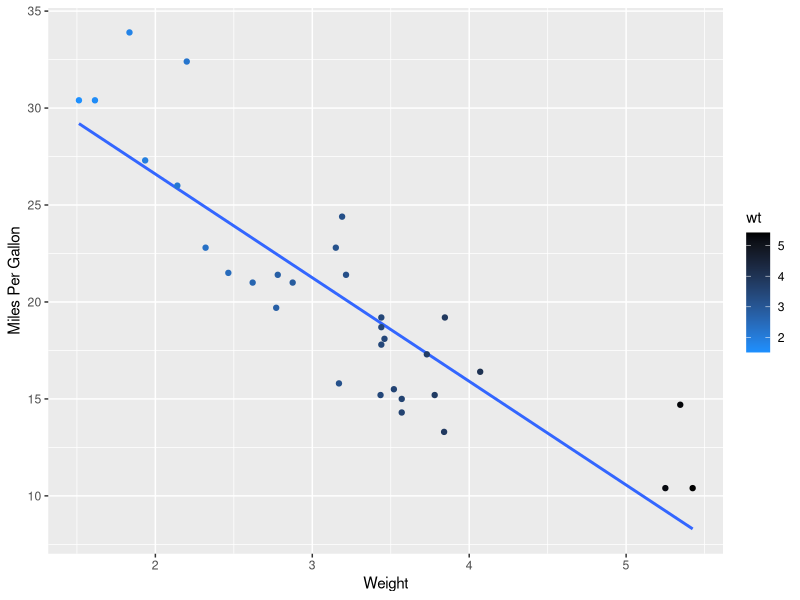
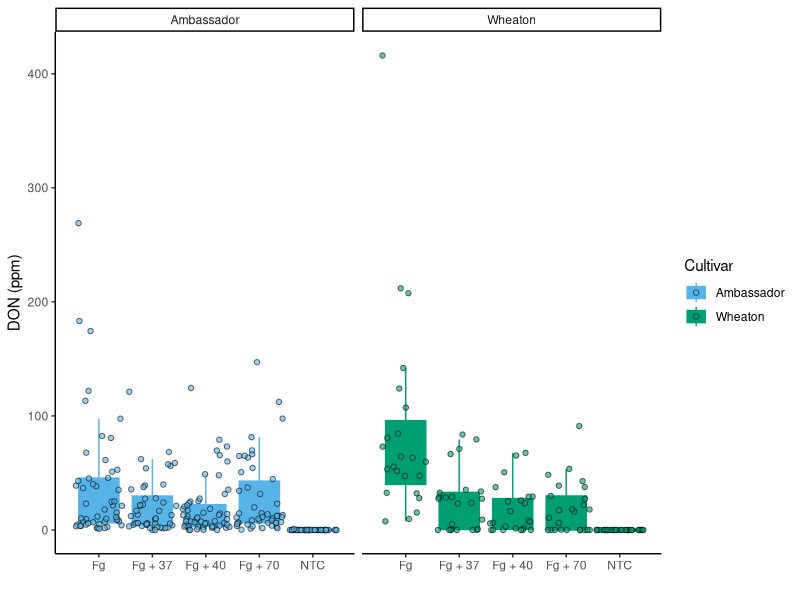
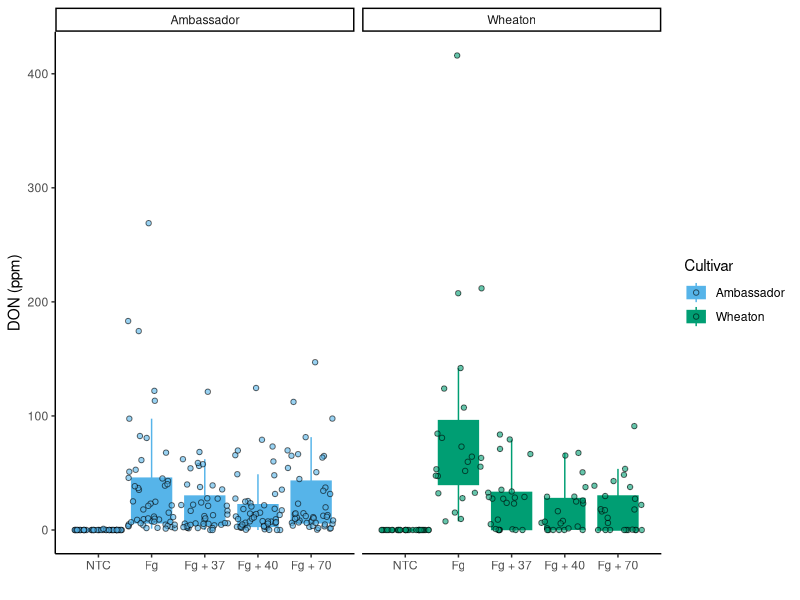
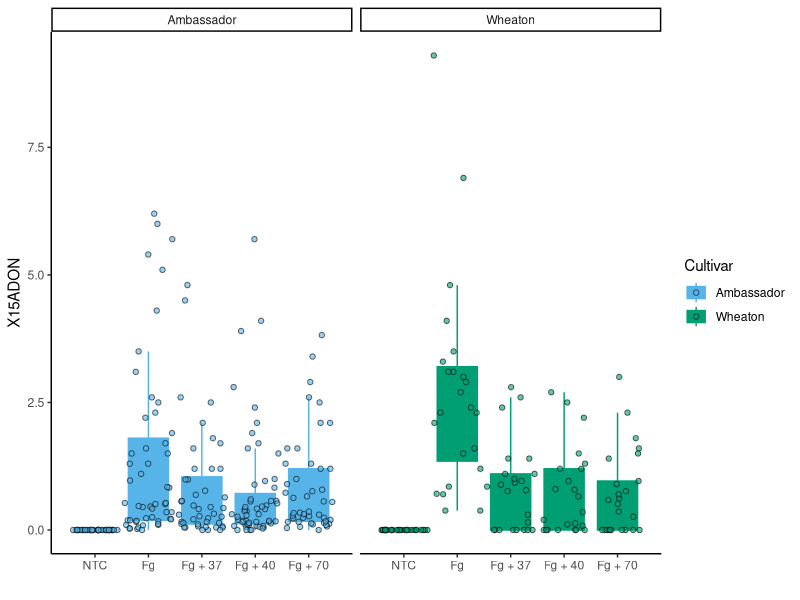
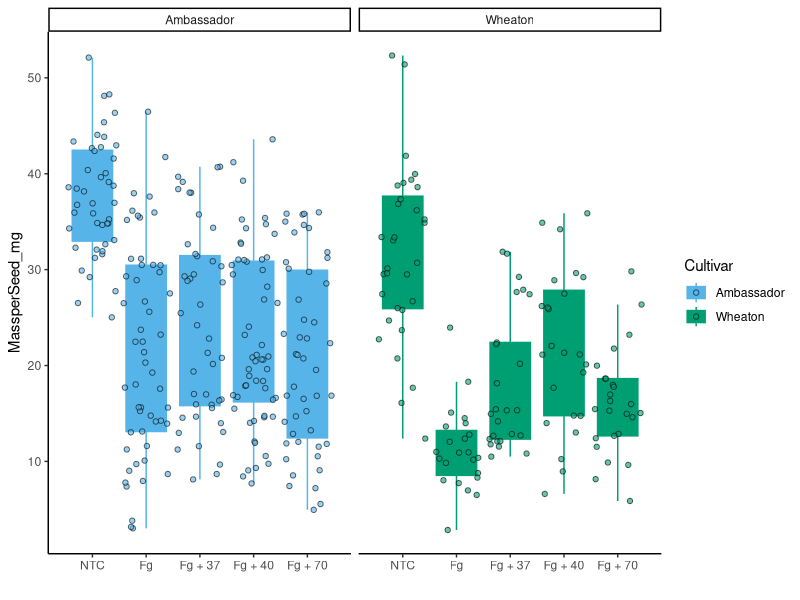
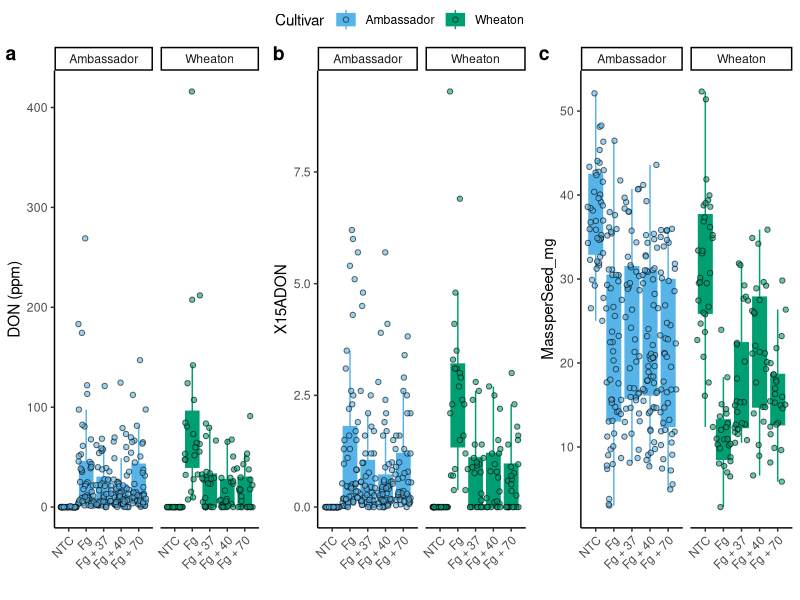
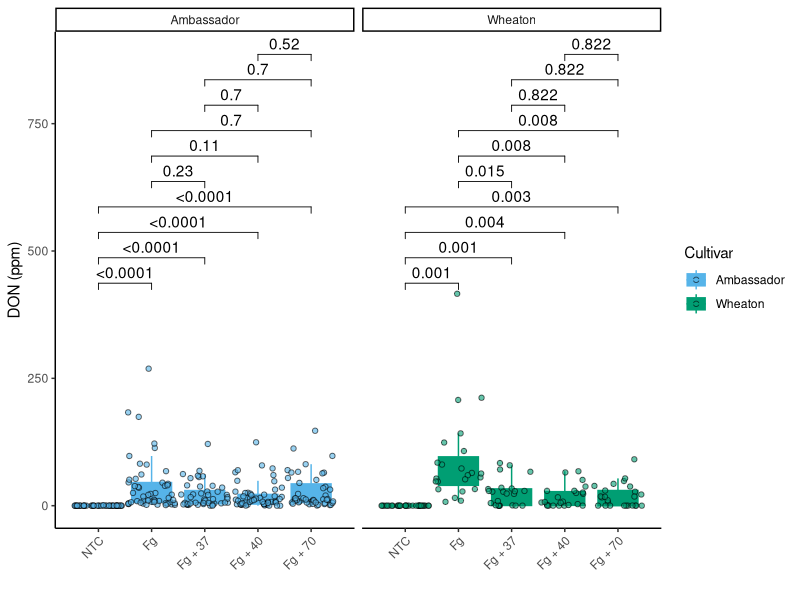
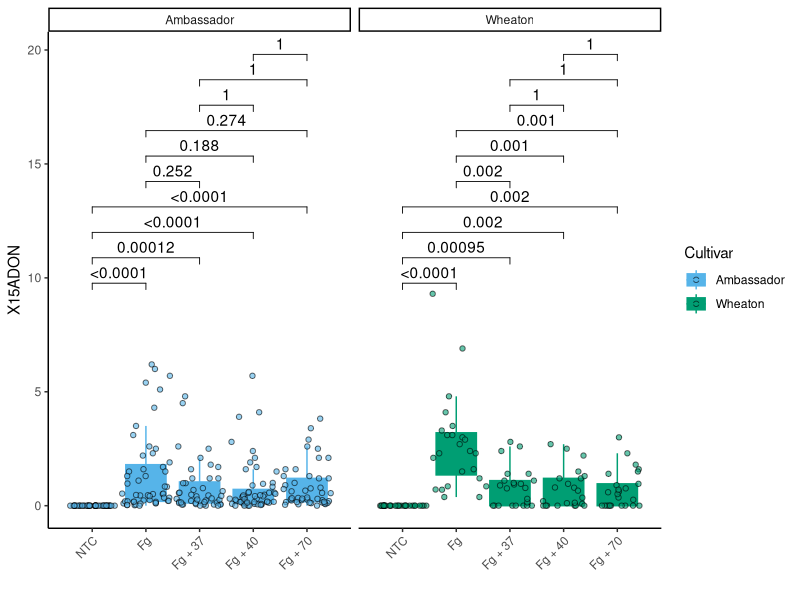

The R source for these figures, in order:
## ---- chunk 1
# this is R code
summary(mtcars)
## ---- chunk 2
data("mtcars")
library(ggplot2)
ggplot(mtcars, aes(x = wt, y = mpg)) +
  geom_smooth(method = lm, se = FALSE) +
  geom_point(aes(color = wt)) +
  xlab("Weight") +
  ylab("Miles Per Gallon") +
  scale_color_gradient(low = "dodgerblue", high = "black")
## ---- chunk 3
library(knitr)
kable(mtcars, digits = 3, format = "markdown")
## ---- chunk 4
mycotoxin <- read.csv("MycotoxinData.csv", na.strings="na")
cbbPalette <- c("#000000", "#E69F00", "#56B4E9", "#009E73", "#F0E442", "#0072B2", "#D55E00", "#CC79A7")
library(ggplot2)
library(ggpubr)

### Question 1 - Create a Box Plot
boxplot <- ggplot(mycotoxin, aes(x = Treatment, y = DON, fill = Cultivar, color = Cultivar)) +
  geom_boxplot(outlier.shape = NA, position = position_dodge()) +  
  geom_point(position = position_jitterdodge(0.9), alpha = 0.6, shape = 21, color = "black") +
  scale_fill_manual(values = c("Ambassador" = "#56B4E9", "Wheaton" = "#009E73")) + 
  scale_color_manual(values = c("Ambassador" = "#56B4E9", "Wheaton" = "#009E73")) +
  labs(y = "DON (ppm)", x = "") +  
  theme_classic() +  
  facet_wrap(~Cultivar) 
boxplot

### Question 2 - Reorder Treatment Levels
mycotoxin$Treatment <- factor(mycotoxin$Treatment, levels = c("NTC", "Fg", "Fg + 37", "Fg + 40", "Fg + 70"))
boxplot1 <- ggplot(mycotoxin, aes(x = Treatment, y = DON, fill = Cultivar, color = Cultivar)) +
  geom_boxplot(outlier.shape = NA, position = position_dodge()) +  
  geom_point(position = position_jitterdodge(0.9), alpha = 0.6, shape = 21, color = "black") +
  scale_fill_manual(values = c("Ambassador" = "#56B4E9", "Wheaton" = "#009E73")) + 
  scale_color_manual(values = c("Ambassador" = "#56B4E9", "Wheaton" = "#009E73")) +
  labs(y = "DON (ppm)", x = "") +  
  theme_classic() +  
  facet_wrap(~Cultivar) 
boxplot1

### Question 3 - X15ADON and MassperSeed_mg Plots
# X15ADON Plot
boxplot2 <- ggplot(mycotoxin, aes(x = Treatment, y = X15ADON, fill = Cultivar, color = Cultivar)) +
  geom_boxplot(outlier.shape = NA, position = position_dodge()) +  
  geom_point(position = position_jitterdodge(0.9), alpha = 0.6, shape = 21, color = "black") +
  scale_fill_manual(values = c("Ambassador" = "#56B4E9", "Wheaton" = "#009E73")) + 
  scale_color_manual(values = c("Ambassador" = "#56B4E9", "Wheaton" = "#009E73")) +
  labs(y = "X15ADON", x = "") +  
  theme_classic() +  
  facet_wrap(~Cultivar) 
boxplot2

# MassperSeed_mg Plot
boxplot3 <- ggplot(mycotoxin, aes(x = Treatment, y = MassperSeed_mg, fill = Cultivar, color = Cultivar)) +
  geom_boxplot(outlier.shape = NA, position = position_dodge()) +  
  geom_point(position = position_jitterdodge(0.9), alpha = 0.6, shape = 21, color = "black") +
  scale_fill_manual(values = c("Ambassador" = "#56B4E9", "Wheaton" = "#009E73")) + 
  scale_color_manual(values = c("Ambassador" = "#56B4E9", "Wheaton" = "#009E73")) +
  labs(y = "MassperSeed_mg", x = "") +  
  theme_classic() +  
  facet_wrap(~Cultivar) 
boxplot3

### Question 4 - Combine all Three Plots
boxplot1 <- boxplot1 + theme(axis.text.x = element_text(angle = 45, hjust = 1))
boxplot2 <- boxplot2 + theme(axis.text.x = element_text(angle = 45, hjust = 1))
boxplot3 <- boxplot3 + theme(axis.text.x = element_text(angle = 45, hjust = 1))
combinedplot <- ggarrange(boxplot1, boxplot2, boxplot3, labels = "auto", nrow = 1, ncol = 3, common.legend = T)
combinedplot

### Question 5 - Add T-Test and Rearrange all Three Plots
# boxplot1
boxplot1_ttest <- boxplot1 + 
  geom_pwc(aes(group = Treatment), method = "t.test", label = "p.adj.format")
boxplot1_ttest

# boxplot2
boxplot2_ttest <- boxplot2 + 
  geom_pwc(aes(group = Treatment), method = "t.test", label = "p.adj.format")
boxplot2_ttest

# boxplot3
boxplot3_ttest <- boxplot3 + 
  geom_pwc(aes(group = Treatment), method = "t.test", label = "p.adj.format")
boxplot3_ttest

# Combine all Three Plots with P-Values
combinedplot2 <- ggarrange(boxplot1_ttest, boxplot2_ttest, boxplot3_ttest, labels = "auto", nrow = 1, ncol = 3, common.legend = T)
combinedplot2
